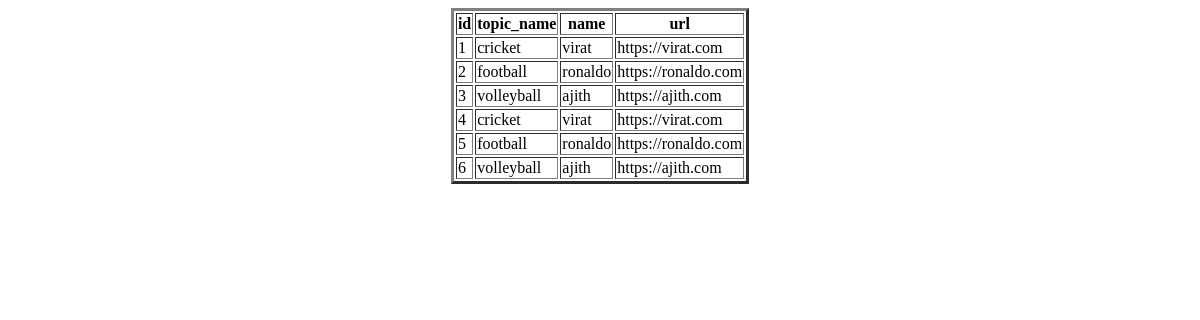
The page /display_webpages/ on the database as committed earlier.
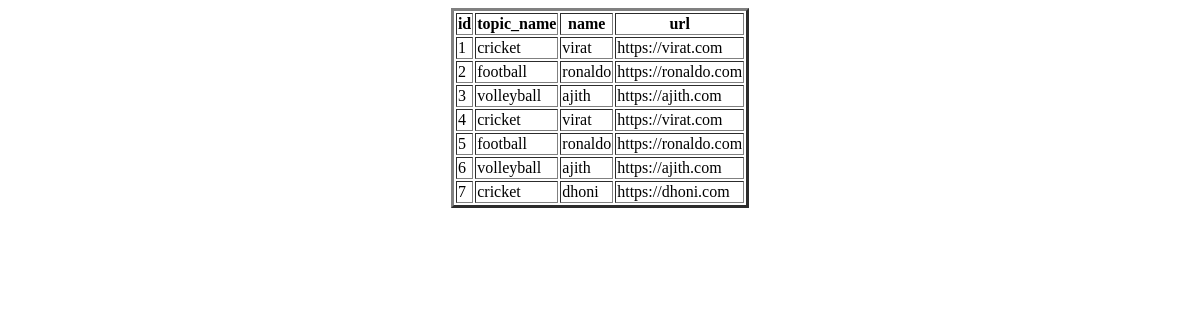
The same page on the database as committed later.
### app/models.py (models this page shows, shortened)
class Webpage(models.Model):
    topic_name=models.ForeignKey(Topic,on_delete=models.CASCADE)
    name=models.CharField(max_length=100)
    url=models.URLField()

class  Topic(models.Model):
    topic_name=models.CharField(max_length=100,primary_key=True)
    def __str__(self):
        return self.topic_name

### app/views.py (the view)
# urls.py: path('display_webpages/',display_webpages,name='display_webpages'),
def display_webpages(request):
    webpages=Webpage.objects.filter()
    d={'webpages':webpages}
    return render(request,'display_webpages.html',d)

### templates/display_webpages.html (shortened to what this page needs)
<!DOCTYPE html>
<html lang="en">
<head>
</head>
<body>
    <center>
        <table border="3px">
            <tr>
                <th>id</th>
                <th>topic_name</th>
                <th>name</th>
                <th>url</th>
            </tr>
        {% for wo in webpages %}
            <tr>
                <td>{{wo.id}}</td>
                <td>{{wo.topic_name}}</td>
                <td>{{wo.name}}</td>
                <td>{{wo.url}}</td>
            </tr>
        {% endfor %}
        </table>
    </center>
</body>
</html>

Rows that differ between the two databases and show on the page:
added Webpage: id "7", topic_name "cricket", name "dhoni", url "https://dhoni.com"
